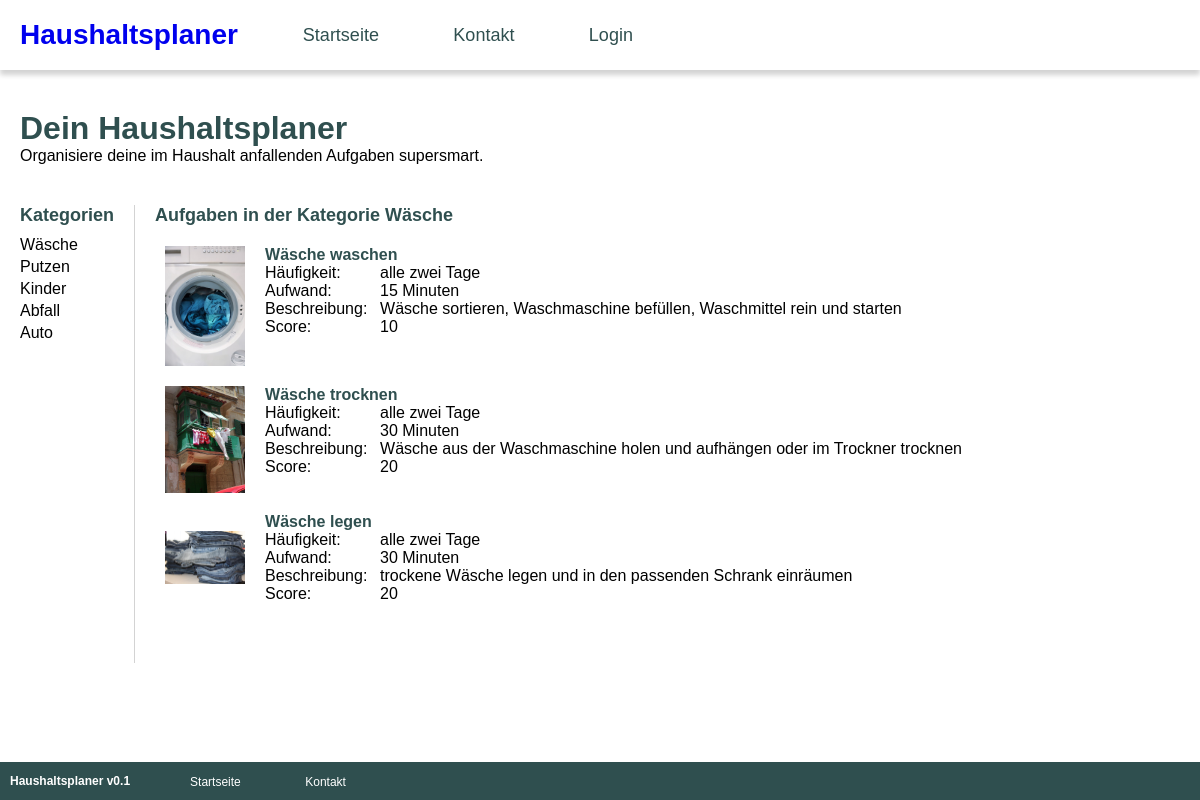
The app's page /kategorie.php?category=Wäsche with its own data.
### tables this page shows
CREATE TABLE `aufgaben` (
  `id` int(11) NOT NULL AUTO_INCREMENT,
  `name` varchar(127) NOT NULL,
  `haeufigkeit` int(11) DEFAULT NULL,
  `beschreibung` varchar(255) DEFAULT NULL,
  `score` int(11) DEFAULT NULL,
  `aufwand` int(11) DEFAULT NULL,
  `bild` varchar(255) DEFAULT NULL,
  `kategorie` varchar(127) DEFAULT NULL,
  PRIMARY KEY (`id`)
);

CREATE TABLE `lookuphaeufigkeit` (
  `id` int(11) NOT NULL AUTO_INCREMENT,
  `name` varchar(127) NOT NULL,
  `days` int(11) NOT NULL,
  PRIMARY KEY (`id`)
);

### php/functions.php (called while the page is built, shortened)
<?php
    function getKategorien(){
        $mysqli = dbConnect();
        $result = $mysqli->query("select distinct kategorie from aufgaben");
        while($row = $result->fetch_assoc()){
            $kategorien[] = $row;
        }
        return $kategorien;
    }
    function getAufgabenNachKategorie($kategorie){
        $mysqli = dbConnect();
        $statement = $mysqli->prepare("select a.id as id, a.name as name, a.bild as bild, a.beschreibung as beschreibung, a.score as score, a.aufwand as aufwand, lh.name as haeufigkeit from aufgaben as a INNER JOIN lookuphaeufigkeit as lh on a.haeufigkeit = lh.id where a.kategorie = ? limit 50");
        $statement->bind_param("s",$kategorie);
        $statement->execute();
        $result = $statement->get_result();
        $aufgaben = $result->fetch_all(MYSQLI_ASSOC);
        return $aufgaben;
    }
?>

### kategorie.php (the view, shortened to what this page needs)
<?php require "php/functions.php" ?>
<?php
    if(isset($_GET['category'])){
        $seitenKategorie = urldecode($_GET['category']);
    }else{
        $seitenKategorie = "*";
    }
?>
<DOCTYPE html>
<html lang="de">
<head>
    <link rel="stylesheet" href="css/styles.css">
</head>
<body>
    <?php include "includes/nav.php" ?>
    <?php include "includes/header.php" ?>
    <main>
        <div class="seitenmenue">
            <div class="menue-ueberschrift">Kategorien</div>
            <?php $kategorien = getKategorien() ?>
            <?php
                foreach($kategorien as $kategorie){
                    ?>
                        <a href="kategorie.php?category=<?php echo urlencode($kategorie['kategorie']) ?>"><?php echo $kategorie['kategorie'] ?></a>
                    <?php
                }
            ?>
        </div>
        <div class="inhaltsbereich">
            <div class="menue-ueberschrift">Aufgaben in der Kategorie <?php echo $seitenKategorie ?></div>
            <?php $aufgaben = getAufgabenNachKategorie($seitenKategorie) ?>
            <?php foreach($aufgaben as $aufgabe): ?>
                    <div class="aufgabe">
                        <div class="aufgabe-bild">
                            <img src="<?php
                                if (! empty($aufgabe['bild'])){
                                    echo $aufgabe['bild'];
                                } else {
                                    echo "figures/aufgabe_altImg_640.jpg";
                                }
                            ?>" alt="Bild der Aufgabe.">
                        </div>
                        <div class="aufgabe-text">
                            <div class="aufgabe-name"><?php echo $aufgabe['name'] ?></div>
                            <div class="aufgabe-eigenschaften">
                                <div class="eigenschaft">
                                    <div>Häufigkeit:</div>
                                    <div><?php echo $aufgabe['haeufigkeit'] ?></div>
                                </div>
                                <div class="eigenschaft">
                                    <div>Aufwand:</div>
                                    <div><?php echo $aufgabe['aufwand'] ?> Minuten</div>
                                </div>
                                <div class="eigenschaft">
                                    <div>Beschreibung:</div>
                                    <div><?php echo $aufgabe['beschreibung'] ?></div>
                                </div>
                                <div class="eigenschaft">
                                    <div>Score:</div>
                                    <div><?php echo $aufgabe['score'] ?></div>
                                </div>
                            </div>
                        </div>
                    </div>
            <?php endforeach; ?>
        </div>
    </main>
    <?php include "includes/footer.php" ?>
</body>
</html>

### css/styles.css (style rules this page uses)
* { margin: 0; padding: 0; box-sizing: border-box; }
body { font-family: sans-serif; min-height: 100%; color: black; }

### css/colors.css (style rules this page uses)
:root { --headline-font-color: darkslategray; --nav-links-font-color: var(--headline-font-color); --footer-bg-color: var(--headline-font-color); --nonstandard-text-font-color: darkolivegreen; --highlight-nav-link-font-color: var(--nonstandard-text-font-color); }

### css/main-styles.css (style rules this page uses)
main { display: grid; grid-template-columns: auto 1fr; column-gap: 20px; padding: 0px 20px 0px 20px; }
.menue-ueberschrift { color: var(--headline-font-color); margin-bottom: 10px; font-size: 18px; font-weight: bold; }
.seitenmenue { border-right: thin solid lightgray; padding-right: 20px; }
.seitenmenue a { display: block; text-decoration: none; color: black; font-size: 16px; margin-bottom: 4px; }
.inhaltsbereich { margin-bottom: 50px; }
.aufgabe { max-width: 300px; min-width: 100%; display: grid; grid-template-columns: 80px 1fr; column-gap: 20px; padding: 10px; }
.aufgabe .aufgabe-bild { align-self: center; }
.aufgabe .aufgabe-bild img { width: 80px; display: block; }
.aufgabe .aufgabe-text { color: black; }
.aufgabe .aufgabe-text .aufgabe-name { color: var(--headline-font-color); font-weight: bold; }
.eigenschaft { display: grid; grid-template-columns: 105px 1fr; column-gap: 10px; }

### records on screen
aufgaben: bild (picture), name "Wäsche waschen", lookuphaeufigkeit.name "alle zwei Tage", aufwand "15", beschreibung "Wäsche sortieren, Waschmaschine befüllen, Waschmittel rein und starten", score "10"
aufgaben: bild (picture), name "Wäsche trocknen", lookuphaeufigkeit.name "alle zwei Tage", aufwand "30", beschreibung "Wäsche aus der Waschmaschine holen und aufhängen oder im Trockner trocknen", score "20"
aufgaben: bild (picture), name "Wäsche legen", lookuphaeufigkeit.name "alle zwei Tage", aufwand "30", beschreibung "trockene Wäsche legen und in den passenden Schrank einräumen", score "20"

### other values on screen
$kategorie['kategorie'] "Wäsche"
$kategorie['kategorie'] "Putzen"
$kategorie['kategorie'] "Kinder"
$kategorie['kategorie'] "Abfall"
$kategorie['kategorie'] "Auto"
$seitenKategorie "Wäsche"
